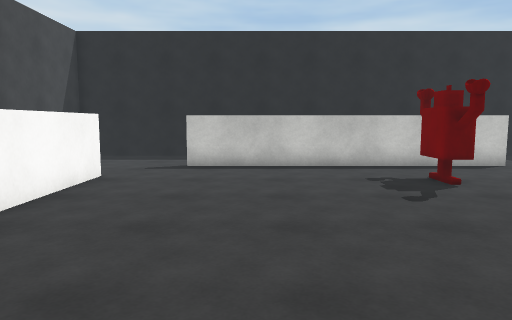
View 1 (above)

16 first-person views from a walk through a Unity game level. The camera is 1.4 m above the floor, tilts 6° down and sees 70° across. The floor is counted in squares, 1 m on a side. Each view is taken from the middle of a square. On the plan, view 1 faces up. The plan holds only what a view shows up to about 16 squares ahead; the rest is blank. The place goes on beyond the plan. The player character is not drawn. Some surface patterns are stand-ins.

View 2
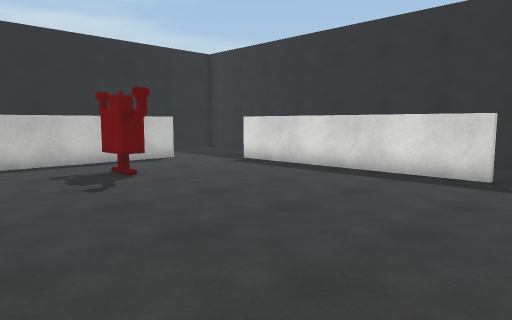

View 3
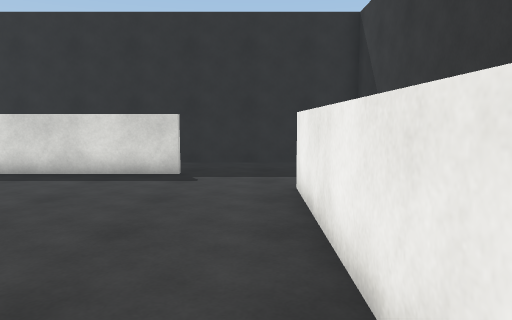

View 4
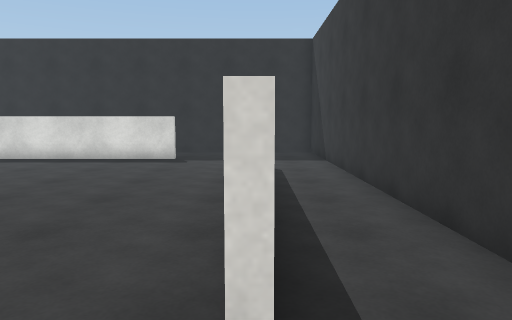

View 5
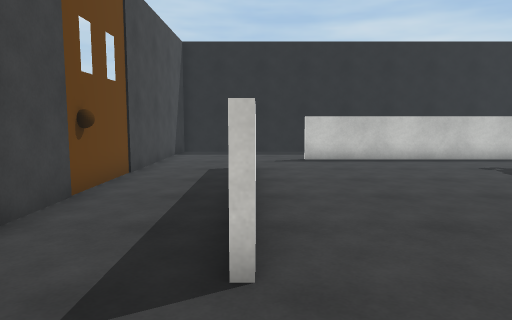

View 6
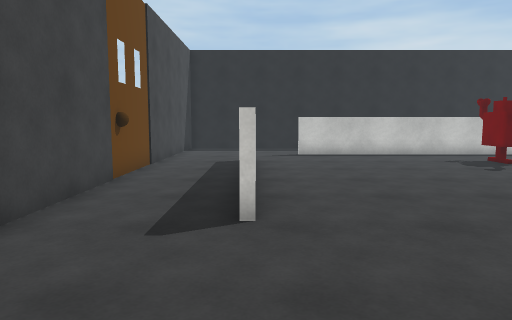

View 7
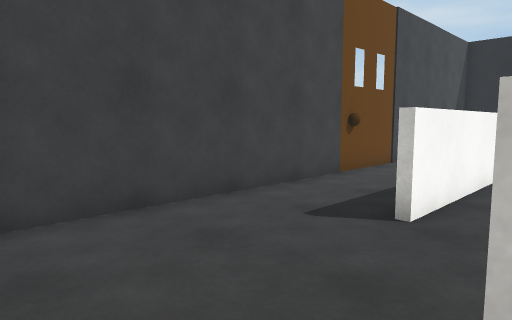

View 8
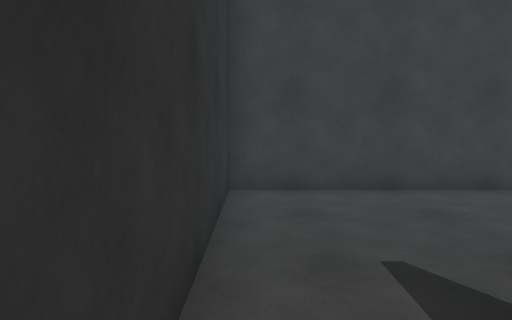

View 9
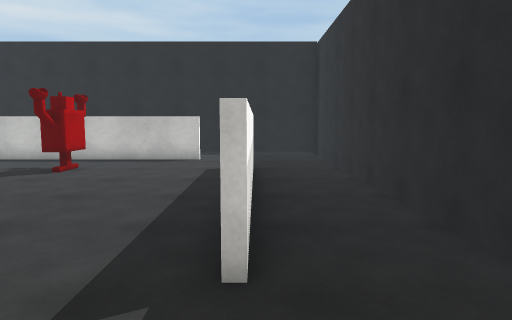

View 10
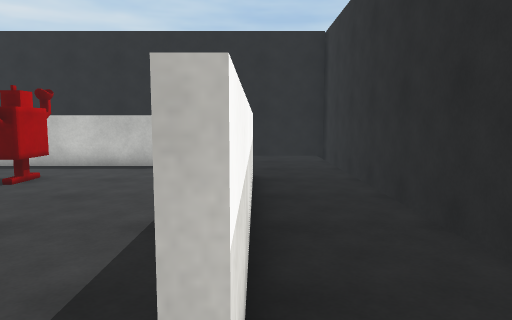

View 11
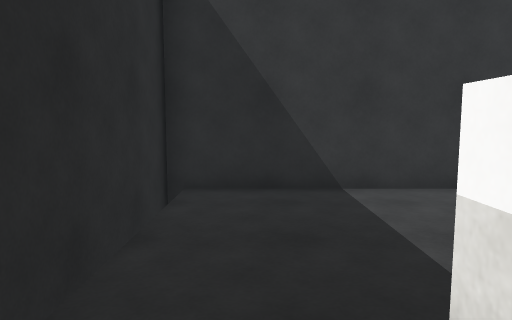

View 12
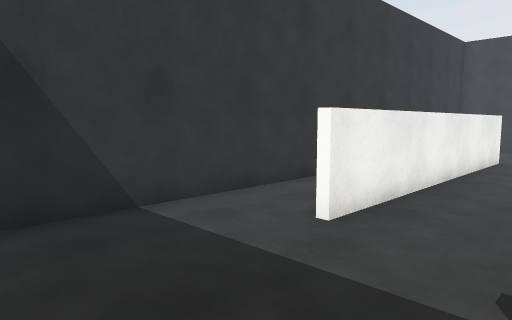

View 13
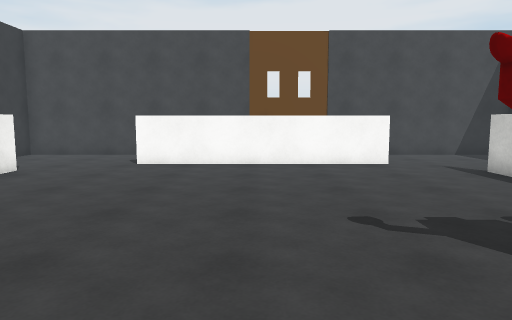

View 14
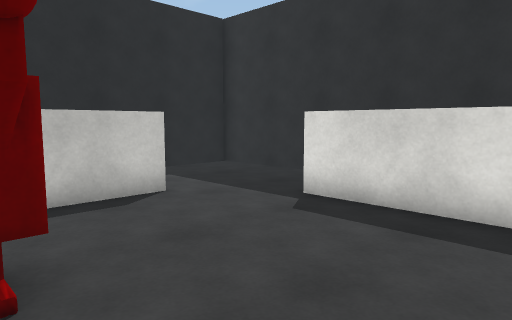

View 15
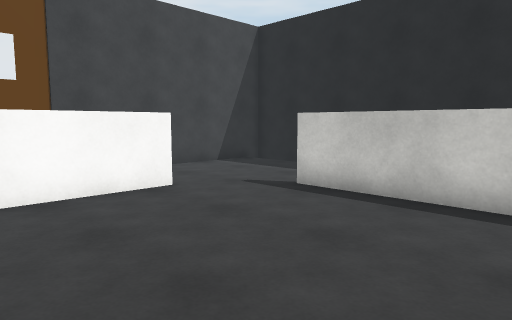

View 16
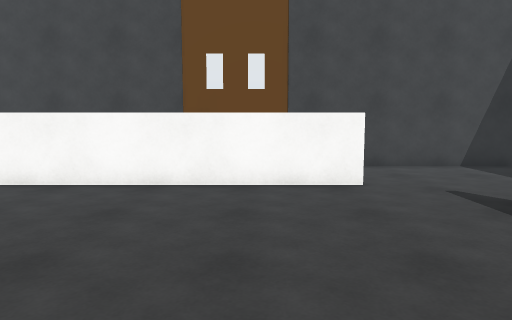

### Floor plan
Points are (right, up) in squares from view 1. A wall is a line through its corners. A room is listed if a view was taken in it or the views show most of it. See-through windows are left out.
Room 1 (views 1, 2, 3, 4, 5, 6, 7, 8, 9, 10, 11, 12, 13, 14, 15, 16)
walls: (-4, 9.5) (-4, 1); (-2.5, -1.9) (7.8, -1.9); (9.9, 8.2) (9.9, 1); (9.7, 1) (9.7, 9.4); (8, 11.5) (-2.2, 11.5); (-7.4, 15.5) (-7.4, -4.5) (12.9, -4.5); (12.9, -4.9) (12.9, 15.5)
objects: other object (4, 8) to (5, 10)

Positions as (right, up) in squares from view 1, and headings:
1: (0, 0), facing up
2: (0, -1), facing up-right
3: (0, -1), facing right
4: (-4, -2), facing right
5: (-4, -2), facing up
6: (-4, -4), facing up
7: (-2, -4), facing up-left
8: (0, -4), facing left
9: (10, -2), facing up
10: (10, 0), facing up
11: (11, 3), facing down
12: (12, 1), facing down-left
13: (8, 5), facing left
14: (4, 5), facing up-right
15: (3, 5), facing up-left
16: (4, 7), facing left
